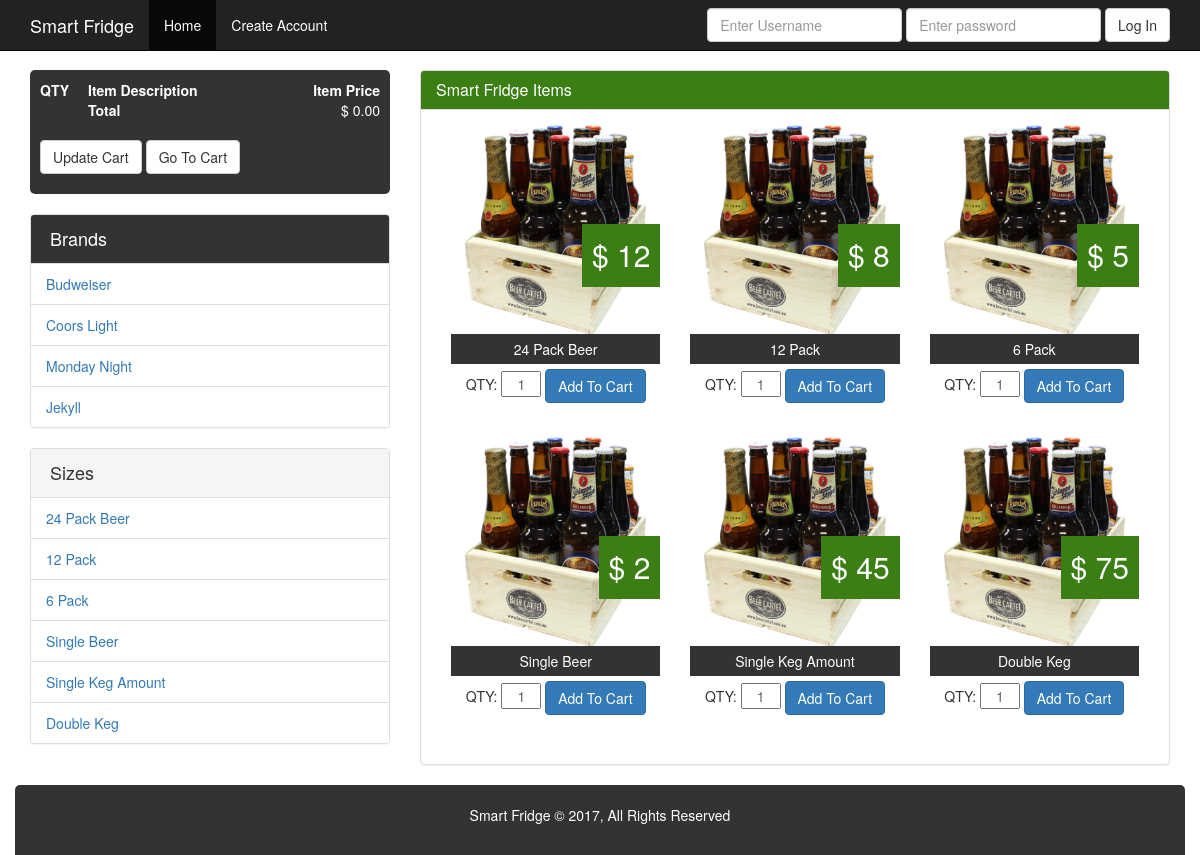
/webapplication/index.php, run on the app's committed database.
### tables this page shows
CREATE TABLE `categories` (
  `id` int(11) NOT NULL AUTO_INCREMENT,
  `name` varchar(100) NOT NULL,
  PRIMARY KEY (`id`)
);

CREATE TABLE `products` (
  `id` int(11) NOT NULL AUTO_INCREMENT,
  `category_id` int(11) NOT NULL,
  `title` varchar(255) NOT NULL,
  `description` text NOT NULL,
  `image` varchar(100) NOT NULL,
  `price` decimal(10,0) NOT NULL,
  PRIMARY KEY (`id`),
  KEY `id` (`id`),
  KEY `title` (`title`)
);

### webapplication/application/views/layouts/main.php (called while the page is built)
<?php $this->load->view('layouts/includes/header'); ?>
    <?php $this->load->view($main_content); ?>
        <?php $this->load->view('layouts/includes/footer'); ?>

### webapplication/application/controllers/products.php (called while the page is built, shortened)
<?php
class Products extends CI_Controller{
    public function index(){
        $data['products'] = $this->Product_model->get_products();
        $data['main_content'] = 'products';
       $this->load->view('/layouts/main', $data);
    }
}
?>

### webapplication/index.php (called while the page is built, shortened)
<?php
require_once BASEPATH.'core/CodeIgniter.php';

### webapplication/application/helpers/db_helper.php (called while the page is built, shortened)
<?php
function get_categories_h(){
    $CI = get_instance();
    $categories = $CI->Product_model->get_categories();
    return $categories;
}
function get_popular_h(){
    $CI =& get_instance();
    $popular_products = $CI->Product_model->get_products();
    return $popular_products;
}

### webapplication/application/models/Product_model.php (called while the page is built, shortened)
<?php
class Product_model extends CI_Model {
    public function get_products() {
        $this->db->select('*');
        $this->db->from('products');
        $query = $this->db->get();
        return $query->result();
    }
    public function get_categories() {
        $this->db->select('*');
        $this->db->from('categories');
        $query = $this->db->get();
        return $query->result();
    }
}

### webapplication/application/views/products.php (the view, shortened to what this page needs)
                <?php foreach($products as $product) : ?>
                    <div class="col-md-4 game">
                        <div class="game-price">
                            <?php echo '$'; ?>
                                <?php echo $product->price ?>
                        </div>
                        <a href="<?php echo base_url(); ?>products/details/<?php echo $product->id; ?>">
    <img src="<?php echo base_url(); ?>assets/images/products/<?php echo $product->image ?>" />
</a>
                        <div class="game-title">
                            <?php echo $product->title ?>
                        </div>
                        <div class="game-add">
                            <form method="post" action="<?php echo base_url(); ?>cart/add">
                                QTY:
                                <input class="qty" type="text" name="qty" value="1" />
                                <button class="btn btn-primary" type="submit">Add To Cart</button>
                            </form>
                        </div>
                    </div>
                    <?php endforeach; ?>

### webapplication/application/views/layouts/includes/header.php (shortened to what this page needs)
<!DOCTYPE html>
<html lang="en">
<head>
    <link href="<?php echo base_url();?>assets/css/bootstrap.css" rel="stylesheet">
    <link href="<?php echo base_url();?>assets/css/custom.css" rel="stylesheet">
</head>
<body>
    <nav class="navbar navbar-inverse navbar-fixed-top">
        <div class="container">
            <div class="navbar-header">
                <a class="navbar-brand" href="<?php echo base_url();?>">Smart Fridge</a>
            </div>
            <div id="navbar" class="collapse navbar-collapse">
                <ul class="nav navbar-nav">
                    <li class="active"><a href="<?php echo base_url();?>index.php">Home</a></li>
                    <?php if(!$this->session->userdata('logged_in')) : ?>
                        <li><a href="<?php echo base_url();?>users/register">Create Account</a></li>
                        <?php endif; ?>
                </ul>
                <?php if(!$this->session->userdata('logged_in')) : ?>
                    <form method="post" action="<?php echo base_url(); ?>users/login" class="navbar-form navbar-right">
                        <div class="form-group">
                            <input name="username" type="text" class="form-control" placeholder="Enter Username">
                        </div>
                        <div class="form-group">
                            <input name="password" type="password" class="form-control" placeholder="Enter password">
                        </div>
                        <button name="submit" type="submit" class="btn btn-default">Log In</button>
                    </form>
                        <?php endif; ?>
            </div>
        </div>
    </nav>
    <div class="container">
        <div class="row">
            <div class="col-md-4">
                <?php $this->load->view('layouts/includes/sidebar');?>
            </div>
        </div>
        <div class="col-md-8">
            <div class="panel panel-default">
                <div class="panel-heading panel-heading-green">
                    <h3 class="panel-title">Smart Fridge Items</h3>
                </div>
                <div class="panel-body">

### webapplication/application/views/layouts/includes/sidebar.php (shortened to what this page needs)
<div class="cart-block">
    <form action="cart/update" method="post">
        <table cellpadding="6" cellspacing="1" style="width:100%" border="0">
            <tr>
                <th>QTY</th>
                <th>Item Description</th>
                <th style="text-align:right">Item Price</th>
            </tr>
                            <tr>
                                <td></td>
                                <td class="right"><strong>Total</strong></td>
                                <td class="right" style="text-align:right">$
                                    <?php echo $this->cart->format_number($this->cart->total()); ?>
                                </td>
                            </tr>
        </table>
        <br>
        <p>
            <button class="btn btn-default" type="submit">Update Cart</button>
            <a class="btn btn-default" href="cart">Go To Cart</a></p>
    </form>
</div>
<div class="panel panel-default panel-list">
    <div class="panel-heading panel-heading-dark">
        <h3 class="panel-title">
						Brands
					</h3>
    </div>
    <ul class="list-group">
        <?php foreach(get_categories_h() as $category) : ?>
            <li class="list-group-item"><a href="<?php echo base_url(); ?>products/category/<?php echo $category->id; ?>"><?php echo $category->name; ?></a></li>
            <?php endforeach; ?>
    </ul>
</div>
<div class="panel panel-default panel-list">
    <div class="panel-heading">
        <h3 class="panel-title">
						Sizes
					</h3>
    </div>
    <ul class="list-group">
        <?php foreach(get_popular_h() as $popular) : ?>
            <li class="list-group-item"><a href="<?php echo base_url(); ?>products/details/<?php echo $popular->id; ?>"><?php echo $popular->title; ?></a></li>
            <?php endforeach; ?>
    </ul>

### webapplication/application/views/layouts/includes/footer.php
</div>
</div>
</div>
</div>
<div class="row footer">
    <div class="container">
        <p>Smart Fridge &copy; 2017, All Rights Reserved</p>
    </div>
</div>
</body>
</html>

### webapplication/assets/css/custom.css (style rules this page uses)
body { padding-top: 70px; }
.navbar a { color: #fff !important; }
.cart-block { background: #333; color: #fff; padding: 10px; margin-bottom: 20px; border-radius: 5px; }
.panel-list a { display: block; color: 666; }
.panel-list .panel-heading h3 { padding: 4px; font-size: 18px; }
.panel-heading-green { background: #3b7e14 !important; color: #fff !important; }
.panel-heading-dark { background: #333333 !important; color: #fff !important; }
.game { display: relative; }
.game-title { text-align: center; padding: 5px; background: #333; color: white; }
.game img { width: 100%; }
.game-price { position: absolute; bottom: 150px; right: 15px; background: #3b7e14; color: white; padding: 10px; font-size: 30px; }
.game-add { margin: 5px auto 20px auto; width: 100%; text-align: center; }
.footer { background: #333; color: #fff; height: 70px; text-align: center; padding-top: 20px; border-top-left-radius: 5px; border-top-right-radius: 5px; }
.qty { margin-bottom: 20px; width: 40px; color: #666 !important; text-align: center; }

### data on the page
categories: name "Budweiser"
categories: name "Coors Light"
categories: name "Monday Night"
categories: name "Jekyll"
products: title "24 Pack Beer", price "12", image (picture)
products: title "12 Pack", price "8", image (picture)
products: title "6 Pack", price "5", image (picture)
products: title "Single Beer", price "2", image (picture)
products: title "Single Keg Amount", price "45", image (picture)
products: title "Double Keg", price "75", image (picture)

### other printed values
$this->cart->format_number($this->cart->total()) "0.00"
